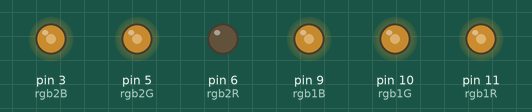
This sketch was run on a simulated Arduino Uno, built with avr-gcc and run on an emulated ATmega328P. Parts: output pins drawn as LEDs (lit = HIGH).

Above: at 0.15 s.
At 4.05 s:
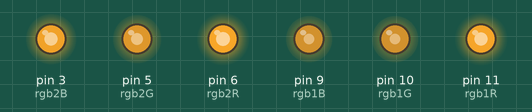
At 7.96 s:
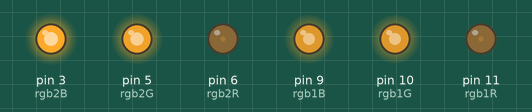
At 15.78 s:
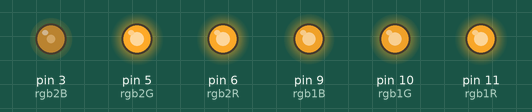
At 23.6 s:
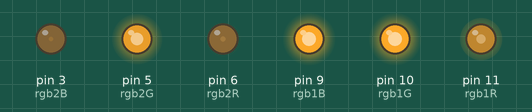
At 31.71 s:
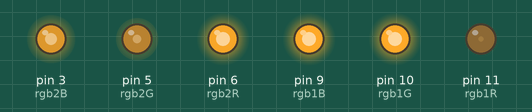
Timing chart, 0 to 31.7 s (numbered marks = the images above):
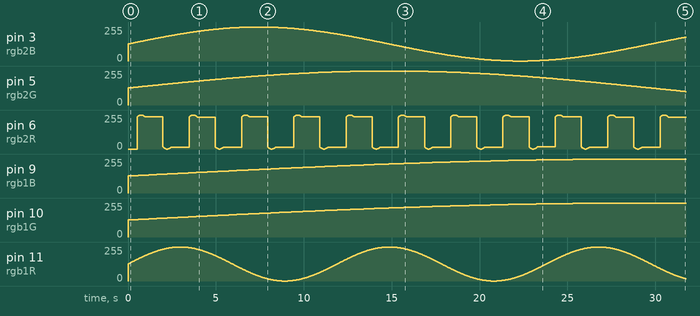

Measured:
- by itself, pin 5 (rgb2G): rises from 0/255 to 255/255 in 14.0 s, then falls to 101/255 in 17.7 s
- by itself, pin 9 (rgb1B), pin 10 (rgb1G): rises from 0/255 to 255/255 in 28.1 s, then falls to 254/255 in 3.4 s

The sketch:

MultiRGB.ino
```cpp
#define rgb1R 11
#define rgb1G 10
#define rgb1B 9

#define rgb2R 6
#define rgb2G 5
#define rgb2B 3


float ang;

void setup() {
  // put your setup code here, to run once:
  pinMode(rgb1R, OUTPUT);
  pinMode(rgb1G, OUTPUT);
  pinMode(rgb1B, OUTPUT);

  pinMode(rgb2R, OUTPUT);
  pinMode(rgb2G, OUTPUT);
  pinMode(rgb2B, OUTPUT);


  digitalWrite(rgb1R,LOW);
  digitalWrite(rgb1G,LOW);
  digitalWrite(rgb1B,LOW);

  digitalWrite(rgb2R,LOW);
  digitalWrite(rgb2G,LOW);
  digitalWrite(rgb2B,LOW);


  ang = 0;
}

void loop() {
  ang = ang + 0.00005;

  // put your main code here, to run repeatedly:
  analogWrite(rgb1R, round(255*(1+sin(10*ang))/2.0));
  analogWrite(rgb2R, round(255*(1+sin(40*ang))/2.0));

  analogWrite(rgb1G, round(255*(1+sin(ang))/2.0));
  analogWrite(rgb2G, round(255*(1+sin(2*ang))/2.0));

  analogWrite(rgb1B, round(255*(1+sin(ang))/2.0));
  analogWrite(rgb2B, round(255*(1+sin(4*ang))/2.0));
}
```
